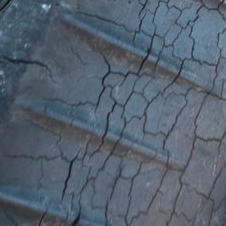
#> input picture ATIS_Dataset/train/cracked/Cracked-103.jpg, 226 x 226 px
$ python -i atis_inference.py   (imports and definitions only)
#> lines starting #> are read from the running program, lines starting #| are printed output that depends on the picture
"""Shared ATIS inference helpers: crack **classifier** + crack **localizer**.

The trained model is a 2-class YOLOv11 classifier (``normal`` vs ``cracked``) that
gives the safety verdict. When a tyre is classified as cracked, a lightweight
classical-CV localizer (`_localize_cracks`) finds the crack region(s) in the image
and returns a bounding box around them, so the dashboard/live-feed overlay draws a
box **on the crack** rather than around the whole frame. The localizer is an
image-processing heuristic (black-hat morphology highlights the dark, thin crack
lines) — not a trained detector — so it needs no bounding-box training data.
"""

from __future__ import annotations

import os
import threading
from pathlib import Path
from typing import Any


PROJECT_ROOT = Path(__file__).resolve().parent
DEFAULT_MODEL_CANDIDATES = (
    "runs/classify/ATIS_Project/tyre_safety_model/weights/best.pt",
    # 100-epoch weights committed via Git LFS land under a doubly-nested path.
    "runs/classify/runs/classify/ATIS_Project/tyre_safety_model/weights/best.pt",
    "ATIS_Project/tyre_safety_model/weights/best.pt",
    "runs/classify/train/weights/best.pt",
)

# Confidence (top-1 probability) below which a 'normal' prediction is NOT
# auto-passed as safe. The model is a 2-class softmax, so the winning class is
# always >= 0.50; a meaningful threshold sits above that.
DEFAULT_CONF_THRESHOLD = 0.60
DEFAULT_OBJECT_CONF_THRESHOLD = 0.35

# Flat-frame gate defaults: a frame whose grayscale std-dev (contrast) or Canny
# edge-pixel fraction falls below these is rejected as "not a tyre" before the
# classifier verdict is trusted. Tunable per site — a dark or hazy toll-booth
# camera may need lower values to avoid rejecting genuine tyre frames.
DEFAULT_FLAT_CONTRAST_MIN = 10.0
DEFAULT_FLAT_EDGE_DENSITY_MIN = 0.003

OBJECT_MODEL_CANDIDATES = (
    "yolo26n.pt",
)

# Classifier outputs that mean "this tyre is cracked". Shared so the verdict
# mapping, the localizer trigger, and the alert rule in routes/ all agree.
CRACKED_CLASS_NAMES = {"crack", "cracked", "cracking"}

# Three-way verdict. `status` stays the binary safe/unsafe the schema, reports
# and metrics have always used; `outcome` is the finer distinction that decides
# how a result is worked:
#   safe          — passed.
#   unsafe        — positive evidence of a defect. Raises a defect alert.
#   needs_review  — the system cannot vouch for this frame (low-confidence
#                   normal, an unexpected class, a non-tyre image). Fail-safe,
#                   so it is NOT passed, but it is not a crack either and must
#                   not be worked as one — that conflation is what buries real
#                   defects under low-confidence noise.
OUTCOME_SAFE = "safe"
OUTCOME_UNSAFE = "unsafe"
OUTCOME_NEEDS_REVIEW = "needs_review"


def status_for_outcome(outcome: str) -> str:
    """Collapse a three-way outcome to the binary status the schema stores."""
    return "safe" if outcome == OUTCOME_SAFE else "unsafe"

VEHICLE_CLASSES = {"bicycle", "car", "motorcycle", "bus", "truck"}
NON_TYRE_OBJECT_CLASSES = {
    "person", "bird", "cat", "dog", "horse", "sheep", "cow", "elephant", "bear",
    "zebra", "giraffe", "backpack", "umbrella", "handbag", "tie", "suitcase",
    "frisbee", "skis", "snowboard", "sports ball", "kite", "baseball bat",
    "baseball glove", "skateboard", "surfboard", "tennis racket", "bottle",
    "wine glass", "cup", "fork", "knife", "spoon", "bowl", "banana", "apple",
    "sandwich", "orange", "broccoli", "carrot", "hot dog", "pizza", "donut",
    "cake", "chair", "couch", "potted plant", "bed", "dining table", "toilet",
    "tv", "laptop", "mouse", "remote", "keyboard", "cell phone", "microwave",
    "oven", "toaster", "sink", "refrigerator", "book", "clock", "vase",
    "scissors", "teddy bear", "hair drier", "toothbrush",
}

_classifier_model = None
_classifier_path: Path | None = None
_object_model = None
_object_model_path: Path | None = None

# The models are process-wide singletons, but the app serves them from several
# threads at once (gunicorn runs 1 worker x GUNICORN_THREADS, and the async
# inference pool adds ATIS_INFERENCE_WORKERS more). An Ultralytics model reuses
# one internal predictor and mutates its state in place during a call, so two
# concurrent predicts on the same object can interleave and cross-contaminate
# results — one request receiving another's verdict. Both locks below prevent
# that:
#   _model_load_lock  — only one thread constructs a model (a cold race would
#                       otherwise build two and hold double the weights in RAM).
#   _predict_lock     — serializes every model call. Inference is CPU-bound and
#                       already the bottleneck, so this costs little throughput,
#                       and it stops 4 request threads x torch's own intra-op
#                       threads from oversubscribing a small instance. It is an
#                       RLock so a future nested call degrades to slow rather
#                       than deadlocking a worker.
_model_load_lock = threading.Lock()
_predict_lock = threading.RLock()


def candidate_model_paths() -> list[Path]:
    """Return model paths to try, honoring ATIS_MODEL_PATH first."""
    candidates: list[Path] = []
    env_path = os.environ.get("ATIS_MODEL_PATH")
    if env_path:
        candidates.append(Path(env_path).expanduser())

    for relative_path in DEFAULT_MODEL_CANDIDATES:
        candidates.append(PROJECT_ROOT / relative_path)

    return candidates


def find_model_path() -> Path | None:
    """Return the first available trained classifier path."""
    for path in candidate_model_paths():
        if path.exists():
            return path
    return None


# [75 lines left out: functions get_conf_threshold, get_object_conf_threshold, _env_float, get_flat_contrast_min, get_flat_edge_density_min, tyre_gate_enabled and 2 more, not called in this run]


def load_classifier(model_path: str | os.PathLike[str] | None = None) -> Any:
    """Lazy-load the trained Ultralytics classification model."""
    global _classifier_model, _classifier_path

    resolved_path = Path(model_path).expanduser() if model_path else find_model_path()
    if resolved_path is None:
        searched = ", ".join(str(path) for path in candidate_model_paths())
        raise FileNotFoundError(f"ATIS model weights not found. Searched: {searched}")

    resolved_path = resolved_path.resolve()
    # Fast path: already loaded. Reading the globals is atomic, so a hit needs
    # no lock; only construction does.
    if _classifier_model is not None and _classifier_path == resolved_path:
        return _classifier_model

    with _model_load_lock:
        if _classifier_model is None or _classifier_path != resolved_path:
            from ultralytics import YOLO

            _classifier_model = YOLO(str(resolved_path))
            _classifier_path = resolved_path

    return _classifier_model


# [278 lines left out: functions load_object_detector, _class_name, _outcome_for_class, _frame_array, _localize_cracks, _flat_frame_reason and 3 more, not called in this run]


def _classify_model_input(
    model_input: Any,
    model_path: str | os.PathLike[str] | None = None,
) -> dict[str, Any]:
    model = load_classifier(model_path)
    # Hold the lock across the predict *and* the reads off the Results object,
    # which borrows buffers from the shared predictor. Everything after this
    # block is plain Python scalars and is safe to run concurrently.
    with _predict_lock:
        results = model(model_input, verbose=False)
        if not results:
            raise RuntimeError("ATIS classifier returned no results.")

        result = results[0]
        if result.probs is None:
            raise RuntimeError("ATIS classifier did not return classification probabilities.")

        class_id = int(result.probs.top1)
        conf_fraction = float(result.probs.top1conf.item())
        predicted_class = _class_name(result.names, class_id)

    threshold = get_conf_threshold()
    confidence = max(0, min(100, int(round(conf_fraction * 100))))
    resolved_model = str(_classifier_path or find_model_path() or "")

    # The non-tyre gate runs before the verdict is trusted, in *either*
    # direction. Gating only the 'safe' branch left the opposite hole wide open:
    # a wall, a person, or a blank frame that the classifier happens to call
    # 'cracked' was reported as a cracked tyre and raised a real defect alert.
    # A frame that is not a tyre cannot be a cracked tyre either way.
    reason = _non_tyre_reason(model_input)
    if reason:
        return _not_tyre_result(
            reason, model_path=resolved_model, classifier_class=predicted_class
        )

    outcome, defects = _outcome_for_class(predicted_class, conf_fraction, threshold)

    # Localize the crack so the overlay box lands on the defect, not the frame.
    is_cracked = predicted_class.strip().lower() in CRACKED_CLASS_NAMES
    boxes = _localize_cracks(model_input, confidence) if is_cracked else []

    return {
        "status": status_for_outcome(outcome),
        "outcome": outcome,
        "confidence": confidence,
        "defects": defects,
        "predicted_class": predicted_class,
        "classifier_class": predicted_class,
        "threshold": round(threshold * 100),
        "low_confidence": (
            outcome == OUTCOME_NEEDS_REVIEW and predicted_class.strip().lower() == "normal"
        ),
        "boxes": boxes,
        "bounding_boxes": boxes,
        "model_path": resolved_model,
    }


# [6 lines left out: function classify_tyre_image, not called in this run]


def classify_tyre_frame(
    frame: Any,
    model_path: str | os.PathLike[str] | None = None,
) -> dict[str, Any]:
    """Classify an in-memory OpenCV/Numpy frame or crop and localize any crack."""
    return _classify_model_input(frame, model_path)

>>> import cv2
>>> picture = cv2.imread('ATIS_Dataset/train/cracked/Cracked-103.jpg', cv2.IMREAD_GRAYSCALE)
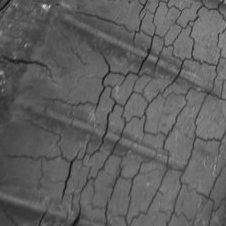
#> picture: shape (226, 226); min 14, max 207, mean 95.3
>>> result = classify_tyre_frame(picture)
#> (the run stopped early here; a loop or call above may not have finished)
